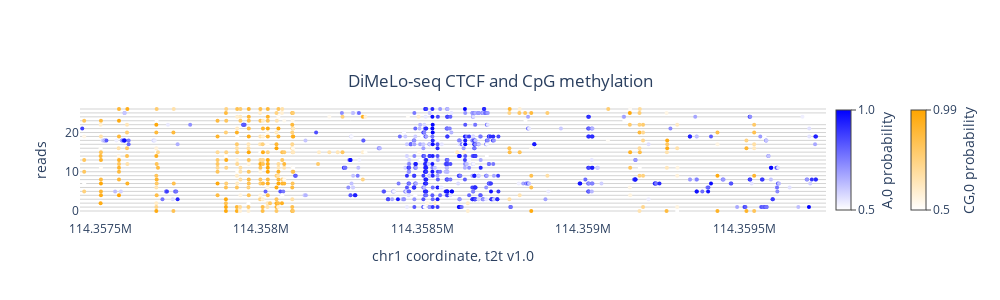

The code cell stored with this chart in its notebook:
### Code cell
fig = plot_read_browser.plot_read_browser(
    mod_file_name=extract_file_no_thresh,
    region='chr1:114357437-114359753', # you can only browser a single region, not a bed file or list of regions.
    # The only cap on region size is your computer's memory and your patience
    motifs=['CG,0','A,0'],
    thresh=0.5,
    single_strand=False,
    sort_by="collapse",#you can sort by anything that the loading function accepts, but the special "collapse" option doesn't allow other sorting
    hover=False, #turning off hover will remove the hoverover read names and other info
    marker_size=4, #you can adjust how big the mod markers are to make the cleanest visualization of you data
)
# plot browser is made using plotly, so you can use the returned "fig" object to make updates using plotly commands
fig.update_layout(
    width=1000,# these values are in pixels
    height=300,    
    title={
        'text': 'DiMeLo-seq CTCF and CpG methylation',
        'x': 0.5,
        'xanchor': 'center',
        'y': 0.75,  # Adjust the vertical position of the title
        'yanchor': 'top',
        'pad': {'b': 10} 
    },
    xaxis_title='chr1 coordinate, t2t v1.0',
    yaxis_title='reads'
)

### Figure 1 — Plotly figure (JSON) as saved in the notebook; plotly's stock layout.template omitted (floating-point values rounded to 4 significant figures; data arrays with more than 128 entries replaced by an {"elided": "..."} marker saying what was removed)
{"data": [{"hoverinfo": "text", "hovertext": "bd15781e-a765-43ba-b641-64cff386435f", "line": {"color": "lightgrey", "width": 1}, "mode": "lines", "showlegend": false, "type": "scatter", "x": [114272757, 114371007], "y": [2, 2]}, {"hoverinfo": "text", "hovertext": "62f58ea9-6228-4b3c-a00d-e8e4377c2d9a", "line": {"color": "lightgrey", "width": 1}, "mode": "lines", "showlegend": false, "type": "scatter", "x": [114273549, 114407394], "y": [0, 0]}, {"hoverinfo": "text", "hovertext": "f2f48fe0-36ac-4af3-8551-f3afc13b64df", "line": {"color": "lightgrey", "width": 1}, "mode": "lines", "showlegend": false, "type": "scatter", "x": [114286982, 114389604], "y": [1, 1]}, {"hoverinfo": "text", "hovertext": "8a461cc7-ebdc-4456-98a6-afbd85560245", "line": {"color": "lightgrey", "width": 1}, "mode": "lines", "showlegend": false, "type": "scatter", "x": [114320500, 114366576], "y": [7, 7]}, {"hoverinfo": "text", "hovertext": "1ad45bea-ccfe-4f2f-b727-d8280358f0b0", "line": {"color": "lightgrey", "width": 1}, "mode": "lines", "showlegend": false, "type": "scatter", "x": [114323087, 114361162], "y": [11, 11]}, {"hoverinfo": "text", "hovertext": "4c30ceba-4a6a-41ba-8906-293ba44965d1", "line": {"color": "lightgrey", "width": 1}, "mode": "lines", "showlegend": false, "type": "scatter", "x": [114324537, 114362163], "y": [12, 12]}, {"hoverinfo": "text", "hovertext": "8db57d1c-ad62-47bc-a1fa-77489954f766", "line": {"color": "lightgrey", "width": 1}, "mode": "lines", "showlegend": false, "type": "scatter", "x": [114325720, 114376439], "y": [5, 5]}, {"hoverinfo": "text", "hovertext": "c4269dbc-9387-4644-a195-bab0ab597d21", "line": {"color": "lightgrey", "width": 1}, "mode": "lines", "showlegend": false, "type": "scatter", "x": [114332522, 114390219], "y": [4, 4]}, {"hoverinfo": "text", "hovertext": "c299b672-9ba1-430b-ae22-43d7591eead8", "line": {"color": "lightgrey", "width": 1}, "mode": "lines", "showlegend": false, "type": "scatter", "x": [114332525, 114377428], "y": [8, 8]}, {"hoverinfo": "text", "hovertext": "1b72803e-adef-4222-a6ac-262f2dd04db8", "line": {"color": "lightgrey", "width": 1}, "mode": "lines", "showlegend": false, "type": "scatter", "x": [114338510, 114368055], "y": [16, 16]}, {"hoverinfo": "text", "hovertext": "9ae3a9ec-de2b-4678-80c5-82ef5b18d7af", "line": {"color": "lightgrey", "width": 1}, "mode": "lines", "showlegend": false, "type": "scatter", "x": [114339863, 114386990], "y": [6, 6]}, {"hoverinfo": "text", "hovertext": "66ca78ed-7f5e-4af3-93cd-0ceb736246ec", "line": {"color": "lightgrey", "width": 1}, "mode": "lines", "showlegend": false, "type": "scatter", "x": [114341066, 114379357], "y": [10, 10]}, {"hoverinfo": "text", "hovertext": "c06c775e-9473-423d-bb0f-48aaad4a7ad6", "line": {"color": "lightgrey", "width": 1}, "mode": "lines", "showlegend": false, "type": "scatter", "x": [114341117, 114371835], "y": [15, 15]}, {"hoverinfo": "text", "hovertext": "bdde52cf-4aed-42f6-80e5-e2c02b86596c", "line": {"color": "lightgrey", "width": 1}, "mode": "lines", "showlegend": false, "type": "scatter", "x": [114343597, 114405294], "y": [3, 3]}, {"hoverinfo": "text", "hovertext": "81abd2b7-68a5-44ce-9d92-c5790e68f0b6", "line": {"color": "lightgrey", "width": 1}, "mode": "lines", "showlegend": false, "type": "scatter", "x": [114346047, 114359121], "y": [23, 23]}, {"hoverinfo": "text", "hovertext": "d2f5df66-fe62-4723-b360-572dec3493c8", "line": {"color": "lightgrey", "width": 1}, "mode": "lines", "showlegend": false, "type": "scatter", "x": [114347104, 114372936], "y": [19, 19]}, {"hoverinfo": "text", "hovertext": "a865b338-ab12-4c49-910e-f4ef80af8677", "line": {"color": "lightgrey", "width": 1}, "mode": "lines", "showlegend": false, "type": "scatter", "x": [114348722, 114383387], "y": [14, 14]}, {"hoverinfo": "text", "hovertext": "34f01854-c28c-4ec6-a5ff-635d1327b18d", "line": {"color": "lightgrey", "width": 1}, "mode": "lines", "showlegend": false, "type": "scatter", "x": [114349315, 114373482], "y": [20, 20]}, {"hoverinfo": "text", "hovertext": "a054616a-0028-4b5e-877f-53b611ad2767", "line": {"color": "lightgrey", "width": 1}, "mode": "lines", "showlegend": false, "type": "scatter", "x": [114350271, 114372234], "y": [21, 21]}, {"hoverinfo": "text", "hovertext": "5a71d07f-4b9a-487c-8fa0-b9a26e2c626c", "line": {"color": "lightgrey", "width": 1}, "mode": "lines", "showlegend": false, "type": "scatter", "x": [114352078, 114359682], "y": [24, 24]}, {"hoverinfo": "text", "hovertext": "b1e7ffc8-b74a-4b98-bb8f-a5f3f8fcb3b7", "line": {"color": "lightgrey", "width": 1}, "mode": "lines", "showlegend": false, "type": "scatter", "x": [114352748, 114379429], "y": [18, 18]}, {"hoverinfo": "text", "hovertext": "7e3be4d2-be0b-4eda-91fb-d56b0df8d9ec", "line": {"color": "lightgrey", "width": 1}, "mode": "lines", "showlegend": false, "type": "scatter", "x": [114353092, 114381301], "y": [17, 17]}, {"hoverinfo": "text", "hovertext": "a6fcae27-656a-4f86-b117-02fee057fab6", "line": {"color": "lightgrey", "width": 1}, "mode": "lines", "showlegend": false, "type": "scatter", "x": [114353689, 114360654], "y": [25, 25]}, {"hoverinfo": "text", "hovertext": "49025607-57f8-4319-adfb-1d30dc5fca5a", "line": {"color": "lightgrey", "width": 1}, "mode": "lines", "showlegend": false, "type": "scatter", "x": [114353874, 114393731], "y": [9, 9]}, {"hoverinfo": "text", "hovertext": "0254472b-d540-423f-8589-cd6bc16c74c9", "line": {"color": "lightgrey", "width": 1}, "mode": "lines", "showlegend": false, "type": "scatter", "x": [114354714, 114376509], "y": [22, 22]}, {"hoverinfo": "text", "hovertext": "09ad09ac-fe99-4e99-9fe4-d308c41538d8", "line": {"color": "lightgrey", "width": 1}, "mode": "lines", "showlegend": false, "type": "scatter", "x": [114356767, 114393905], "y": [13, 13]}, {"hoverinfo": "text", "hovertext": "ce306fa9-2d47-45dc-8d7a-2294fdcd5e25", "line": {"color": "lightgrey", "width": 1}, "mode": "lines", "showlegend": false, "type": "scatter", "x": [114357416, 114360136], "y": [26, 26]}, {"customdata": {"elided": "769x2 mixed values"}, "hovertemplate": "<b>Read</b>: %{customdata[0]}<br><b>Position</b>: %{x:,}<br><b>Probability</b>: %{customdata[1]:.2f}", "marker": {"color": {"elided": "769 float values"}, "colorbar": {"thickness": 15, "tickmode": "array", "ticks": "outside", "ticktext": ["0.5", "1.0"], "tickvals": [0.502, 0.998], "title": {"side": "right", "text": "A,0 probability"}, "x": 1}, "colorscale": [[0, "white"], [1, "blue"]], "size": 4}, "mode": "markers", "showlegend": false, "type": "scatter", "x": {"elided": "769 int values"}, "y": {"elided": "769 int values"}}, {"customdata": {"elided": "504x2 mixed values"}, "hovertemplate": "<b>Read</b>: %{customdata[0]}<br><b>Position</b>: %{x:,}<br><b>Probability</b>: %{customdata[1]:.2f}", "marker": {"color": {"elided": "504 float values"}, "colorbar": {"thickness": 15, "tickmode": "array", "ticks": "outside", "ticktext": ["0.5", "0.99"], "tickvals": [0.502, 0.9941], "title": {"side": "right", "text": "CG,0 probability"}, "x": 1.1}, "colorscale": [[0, "white"], [1, "orange"]], "size": 4}, "mode": "markers", "showlegend": false, "type": "scatter", "x": {"elided": "504 int values"}, "y": {"elided": "504 int values"}}], "layout": {"barmode": "overlay", "height": 300, "hovermode": false, "plot_bgcolor": "rgba(0,0,0,0)", "title": {"pad": {"b": 10}, "text": "DiMeLo-seq CTCF and CpG methylation", "x": 0.5, "xanchor": "center", "y": 0.75, "yanchor": "top"}, "width": 1000, "xaxis": {"range": [114357437, 114359753], "title": {"text": "chr1 coordinate, t2t v1.0"}}, "yaxis": {"title": {"text": "reads"}}}}
